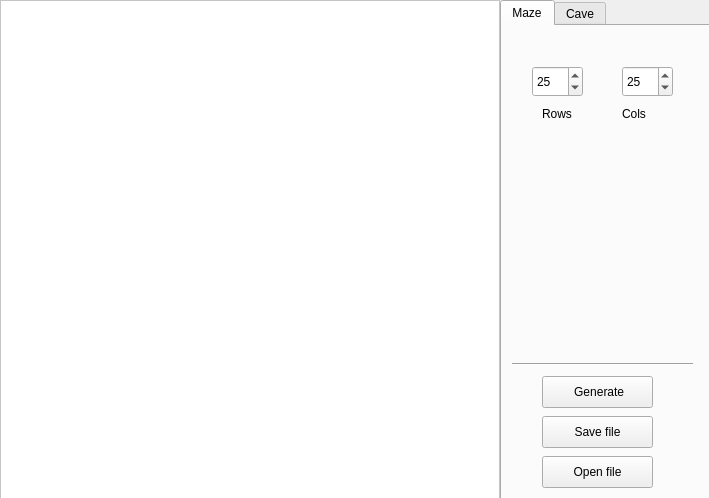
<?xml version="1.0" encoding="UTF-8"?>
<ui version="4.0">
 <class>MainWindow</class>
 <widget class="QMainWindow" name="MainWindow">
  <property name="geometry">
   <rect>
    <x>0</x>
    <y>0</y>
    <width>709</width>
    <height>498</height>
   </rect>
  </property>
  <property name="windowTitle">
   <string>MainWindow</string>
  </property>
  <widget class="QWidget" name="centralwidget">
   <widget class="QTabWidget" name="tabWidget">
    <property name="enabled">
     <bool>true</bool>
    </property>
    <property name="geometry">
     <rect>
      <x>500</x>
      <y>0</y>
      <width>211</width>
      <height>501</height>
     </rect>
    </property>
    <property name="currentIndex">
     <number>0</number>
    </property>
    <widget class="QWidget" name="MazeTab">
     <attribute name="title">
      <string>Maze</string>
     </attribute>
     <widget class="QSpinBox" name="m_cols">
      <property name="geometry">
       <rect>
        <x>120</x>
        <y>40</y>
        <width>51</width>
        <height>31</height>
       </rect>
      </property>
      <property name="minimum">
       <number>0</number>
      </property>
      <property name="maximum">
       <number>50</number>
      </property>
      <property name="value">
       <number>25</number>
      </property>
     </widget>
     <widget class="QSpinBox" name="m_rows">
      <property name="geometry">
       <rect>
        <x>30</x>
        <y>40</y>
        <width>51</width>
        <height>31</height>
       </rect>
      </property>
      <property name="minimum">
       <number>0</number>
      </property>
      <property name="maximum">
       <number>50</number>
      </property>
      <property name="value">
       <number>25</number>
      </property>
     </widget>
     <widget class="QPushButton" name="m_SaveFile">
      <property name="geometry">
       <rect>
        <x>40</x>
        <y>390</y>
        <width>111</width>
        <height>32</height>
       </rect>
      </property>
      <property name="text">
       <string>Save file</string>
      </property>
     </widget>
     <widget class="QPushButton" name="m_OpenFile">
      <property name="geometry">
       <rect>
        <x>40</x>
        <y>430</y>
        <width>111</width>
        <height>32</height>
       </rect>
      </property>
      <property name="text">
       <string>Open file</string>
      </property>
     </widget>
     <widget class="QPushButton" name="m_Generate">
      <property name="geometry">
       <rect>
        <x>40</x>
        <y>350</y>
        <width>111</width>
        <height>32</height>
       </rect>
      </property>
      <property name="text">
       <string> Generate</string>
      </property>
     </widget>
     <widget class="Line" name="line_5">
      <property name="geometry">
       <rect>
        <x>10</x>
        <y>330</y>
        <width>181</width>
        <height>16</height>
       </rect>
      </property>
      <property name="orientation">
       <enum>Qt::Horizontal</enum>
      </property>
     </widget>
     <widget class="QLabel" name="label_3">
      <property name="geometry">
       <rect>
        <x>40</x>
        <y>80</y>
        <width>58</width>
        <height>16</height>
       </rect>
      </property>
      <property name="text">
       <string>Rows</string>
      </property>
     </widget>
     <widget class="QLabel" name="label_4">
      <property name="geometry">
       <rect>
        <x>120</x>
        <y>80</y>
        <width>58</width>
        <height>16</height>
       </rect>
      </property>
      <property name="text">
       <string>Cols</string>
      </property>
     </widget>
    </widget>
    <widget class="QWidget" name="CaveTab">
     <attribute name="title">
      <string>Cave</string>
     </attribute>
     <widget class="QSpinBox" name="c_life">
      <property name="geometry">
       <rect>
        <x>10</x>
        <y>10</y>
        <width>41</width>
        <height>22</height>
       </rect>
      </property>
      <property name="maximum">
       <number>7</number>
      </property>
      <property name="value">
       <number>4</number>
      </property>
     </widget>
     <widget class="QSpinBox" name="c_dead">
      <property name="geometry">
       <rect>
        <x>10</x>
        <y>40</y>
        <width>41</width>
        <height>22</height>
       </rect>
      </property>
      <property name="maximum">
       <number>7</number>
      </property>
      <property name="value">
       <number>5</number>
      </property>
     </widget>
     <widget class="QPushButton" name="Step">
      <property name="geometry">
       <rect>
        <x>20</x>
        <y>290</y>
        <width>161</width>
        <height>32</height>
       </rect>
      </property>
      <property name="text">
       <string>Step</string>
      </property>
     </widget>
     <widget class="QSpinBox" name="c_rows">
      <property name="geometry">
       <rect>
        <x>30</x>
        <y>90</y>
        <width>51</width>
        <height>22</height>
       </rect>
      </property>
      <property name="minimum">
       <number>1</number>
      </property>
      <property name="maximum">
       <number>100</number>
      </property>
      <property name="value">
       <number>50</number>
      </property>
     </widget>
     <widget class="QSpinBox" name="c_cols">
      <property name="geometry">
       <rect>
        <x>110</x>
        <y>90</y>
        <width>51</width>
        <height>22</height>
       </rect>
      </property>
      <property name="minimum">
       <number>1</number>
      </property>
      <property name="maximum">
       <number>100</number>
      </property>
      <property name="value">
       <number>50</number>
      </property>
     </widget>
     <widget class="Line" name="line">
      <property name="geometry">
       <rect>
        <x>10</x>
        <y>70</y>
        <width>181</width>
        <height>16</height>
       </rect>
      </property>
      <property name="orientation">
       <enum>Qt::Horizontal</enum>
      </property>
     </widget>
     <widget class="QSpinBox" name="c_popul">
      <property name="geometry">
       <rect>
        <x>110</x>
        <y>170</y>
        <width>61</width>
        <height>22</height>
       </rect>
      </property>
      <property name="minimum">
       <number>1</number>
      </property>
      <property name="maximum">
       <number>100</number>
      </property>
      <property name="value">
       <number>10</number>
      </property>
     </widget>
     <widget class="Line" name="line_2">
      <property name="geometry">
       <rect>
        <x>10</x>
        <y>140</y>
        <width>181</width>
        <height>16</height>
       </rect>
      </property>
      <property name="orientation">
       <enum>Qt::Horizontal</enum>
      </property>
     </widget>
     <widget class="QSpinBox" name="c_life_2">
      <property name="geometry">
       <rect>
        <x>150</x>
        <y>10</y>
        <width>41</width>
        <height>22</height>
       </rect>
      </property>
      <property name="maximum">
       <number>8</number>
      </property>
      <property name="value">
       <number>7</number>
      </property>
     </widget>
     <widget class="QSpinBox" name="c_dead_2">
      <property name="geometry">
       <rect>
        <x>150</x>
        <y>40</y>
        <width>41</width>
        <height>22</height>
       </rect>
      </property>
      <property name="maximum">
       <number>8</number>
      </property>
      <property name="value">
       <number>7</number>
      </property>
     </widget>
     <widget class="QSpinBox" name="life_change">
      <property name="geometry">
       <rect>
        <x>110</x>
        <y>200</y>
        <width>61</width>
        <height>22</height>
       </rect>
      </property>
      <property name="minimum">
       <number>1</number>
      </property>
      <property name="value">
       <number>47</number>
      </property>
     </widget>
     <widget class="QPushButton" name="Time">
      <property name="geometry">
       <rect>
        <x>20</x>
        <y>260</y>
        <width>81</width>
        <height>32</height>
       </rect>
      </property>
      <property name="text">
       <string>Timer</string>
      </property>
     </widget>
     <widget class="QSpinBox" name="c_second">
      <property name="geometry">
       <rect>
        <x>110</x>
        <y>260</y>
        <width>71</width>
        <height>31</height>
       </rect>
      </property>
      <property name="minimum">
       <number>10</number>
      </property>
      <property name="maximum">
       <number>10000</number>
      </property>
      <property name="singleStep">
       <number>5</number>
      </property>
     </widget>
     <widget class="QLabel" name="crowtxt">
      <property name="geometry">
       <rect>
        <x>30</x>
        <y>110</y>
        <width>51</width>
        <height>20</height>
       </rect>
      </property>
      <property name="text">
       <string>Rows</string>
      </property>
     </widget>
     <widget class="QLabel" name="ccolstxt">
      <property name="geometry">
       <rect>
        <x>110</x>
        <y>110</y>
        <width>51</width>
        <height>20</height>
       </rect>
      </property>
      <property name="text">
       <string>Cols</string>
      </property>
     </widget>
     <widget class="QLabel" name="lidetxt">
      <property name="geometry">
       <rect>
        <x>70</x>
        <y>10</y>
        <width>51</width>
        <height>20</height>
       </rect>
      </property>
      <property name="text">
       <string>survival</string>
      </property>
     </widget>
     <widget class="QLabel" name="deadtxt">
      <property name="geometry">
       <rect>
        <x>80</x>
        <y>40</y>
        <width>41</width>
        <height>20</height>
       </rect>
      </property>
      <property name="text">
       <string>born </string>
      </property>
     </widget>
     <widget class="QLabel" name="popultxt">
      <property name="geometry">
       <rect>
        <x>20</x>
        <y>170</y>
        <width>81</width>
        <height>20</height>
       </rect>
      </property>
      <property name="text">
       <string>Populations</string>
      </property>
     </widget>
     <widget class="QLabel" name="chancetxt">
      <property name="geometry">
       <rect>
        <x>20</x>
        <y>200</y>
        <width>81</width>
        <height>20</height>
       </rect>
      </property>
      <property name="text">
       <string>Life chance</string>
      </property>
     </widget>
     <widget class="QPushButton" name="c_Generate">
      <property name="geometry">
       <rect>
        <x>40</x>
        <y>350</y>
        <width>111</width>
        <height>32</height>
       </rect>
      </property>
      <property name="text">
       <string> Generate</string>
      </property>
     </widget>
     <widget class="QPushButton" name="c_OpenFile">
      <property name="geometry">
       <rect>
        <x>40</x>
        <y>430</y>
        <width>111</width>
        <height>32</height>
       </rect>
      </property>
      <property name="text">
       <string>Open file</string>
      </property>
     </widget>
     <widget class="QPushButton" name="c_SaveFile">
      <property name="geometry">
       <rect>
        <x>40</x>
        <y>390</y>
        <width>111</width>
        <height>32</height>
       </rect>
      </property>
      <property name="text">
       <string>Save file</string>
      </property>
     </widget>
     <widget class="Line" name="line_3">
      <property name="geometry">
       <rect>
        <x>10</x>
        <y>230</y>
        <width>181</width>
        <height>16</height>
       </rect>
      </property>
      <property name="orientation">
       <enum>Qt::Horizontal</enum>
      </property>
     </widget>
     <widget class="Line" name="line_4">
      <property name="geometry">
       <rect>
        <x>10</x>
        <y>330</y>
        <width>181</width>
        <height>16</height>
       </rect>
      </property>
      <property name="orientation">
       <enum>Qt::Horizontal</enum>
      </property>
     </widget>
    </widget>
   </widget>
   <widget class="QGraphicsView" name="graph">
    <property name="geometry">
     <rect>
      <x>0</x>
      <y>0</y>
      <width>500</width>
      <height>500</height>
     </rect>
    </property>
    <property name="styleSheet">
     <string notr="true">background-color: rgb(255, 255, 255);</string>
    </property>
   </widget>
  </widget>
 </widget>
 <resources/>
 <connections/>
</ui>
